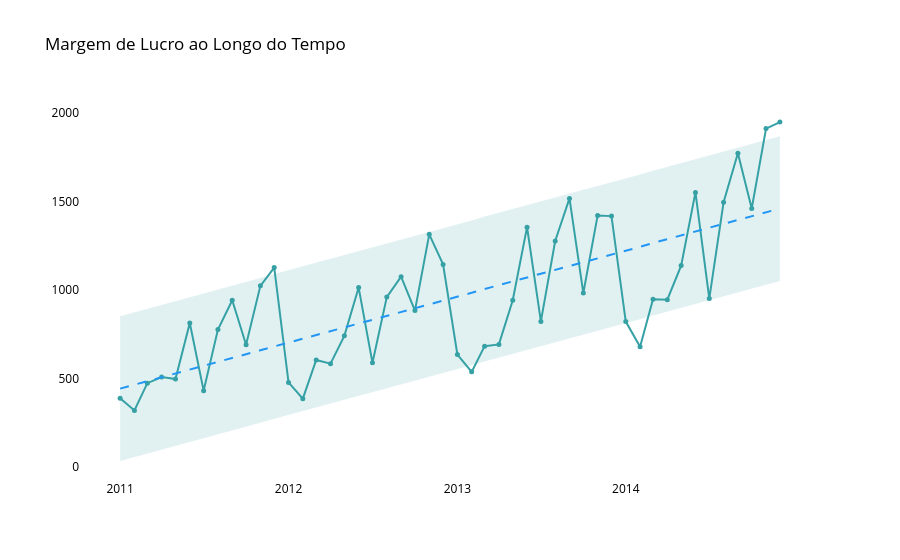

The notebook cell saved with this chart:
### Code cell
grafico_margem_de_lucro_vs_tempo = valor_margem_de_lucro_pelo_tempo.copy()
grafico_margem_de_lucro_vs_tempo['Data Pedido'] = grafico_margem_de_lucro_vs_tempo['Data Pedido'].astype(str)
grafico_margem_de_lucro_vs_tempo = grafico_margem_de_lucro_vs_tempo.sort_values('Data Pedido').reset_index(drop=True)
grafico_comprimento_eixo_x = np.arange(len(grafico_margem_de_lucro_vs_tempo))
dimenção_y = grafico_margem_de_lucro_vs_tempo['Margem Lucro'].values

# Regressão linear
constante_eixo_x = sm.add_constant(grafico_comprimento_eixo_x)
modelo = sm.OLS(dimenção_y, constante_eixo_x).fit()
linha_regressao = modelo.predict(constante_eixo_x)

# Desvio padrão e bandas
desvio_padrao = np.std(dimenção_y)
banda_superior = linha_regressao + 1 * desvio_padrao
banda_inferior = linha_regressao - 1 * desvio_padrao

# Tendência
inclinacao = modelo.params[1]
tendencia = 'Crescendo ↑' if inclinacao > 0 else 'Decrescendo ↓' if inclinacao < 0 else 'Estável →'

# Antes de criar o go.Figure()
datas_completas = grafico_margem_de_lucro_vs_tempo['Data Pedido'].tolist()

eixo_x_labels = grafico_margem_de_lucro_vs_tempo['Data Pedido'].tolist()

# Mostra só o ano em janeiro, vazio nos outros meses
eixo_x_ticks = [label[:4] if label.endswith('-01') else '' for label in eixo_x_labels]
figura = go.Figure()

# Banda Superior — esconde no hover
figura.add_trace(go.Scatter(
    x=eixo_x_labels, y=banda_superior,
    line=dict(width=0), showlegend=False, name='Banda Superior',
    hoverinfo='skip'
))

# Banda Inferior — esconde no hover
figura.add_trace(go.Scatter(
    x=eixo_x_labels, y=banda_inferior,
    fill='tonexty', fillcolor='rgba(53,161,165,0.15)',
    line=dict(width=0), name='±1 Desvio Padrão',
    hoverinfo='skip'
))

# Margem de Lucro — mostra mês/ano e valor
figura.add_trace(go.Scatter(
    x=eixo_x_labels, y=dimenção_y,
    mode='lines+markers',
    name='Margem de Lucro',
    line=dict(color='#35a1a5', width=2),
    marker=dict(size=5),
    customdata=datas_completas,
    hovertemplate='%{customdata}<br>Margem: %{y:.2f}<extra></extra>'
))

# Regressão — mostra só a tendência
figura.add_trace(go.Scatter(
    x=eixo_x_labels, y=linha_regressao,
    mode='lines',
    name=f'Tendência: {tendencia}',
    line=dict(color='#2196f3', width=2, dash='dash'),
    hoverinfo='skip'
))

figura.update_layout(
    title='Margem de Lucro ao Longo do Tempo',
    xaxis=dict(
        tickangle=0,
        tickvals=eixo_x_labels,
        ticktext=eixo_x_ticks,
        showgrid=False,
        tickfont=dict(color='black')
    ),
    yaxis=dict(
        showgrid=True,
        tickfont=dict(color='black')
    ),
    hovermode='x unified',
    showlegend=False,
    plot_bgcolor='rgba(33, 150, 243, 0)',   # #2196f3 com 40% transparência
    paper_bgcolor='rgba(33, 150, 243, 0)',
    font=dict(color='black'),         # todas as letras pretas
    hoverlabel=dict(
        bgcolor='white',
        font=dict(color='black')
    ),
    modebar_remove=['zoom', 'pan', 'select', 'lasso2d', 'zoomIn2d', 'zoomOut2d', 'autoScale2d', 'resetScale2d', 'toImage']
)



figura.show()

# Exportar HTML para o GitHub
figura.write_html(
    'margem_lucro.html',
    include_plotlyjs='cdn',
    config={'responsive': True},
    full_html=True,
    post_script="""
        document.body.style.backgroundColor = 'rgba(33, 150, 243, 0.25)';
        document.body.style.margin = '0';
        document.body.style.padding = '0';
    """
)

### Figure 1 — Plotly figure (JSON) as saved in the notebook; plotly's stock layout.template omitted (floating-point values rounded to 4 significant figures)
{"data": [{"hoverinfo": "skip", "line": {"width": 0}, "name": "Banda Superior", "showlegend": false, "type": "scatter", "x": ["2011-01", "2011-02", "2011-03", "2011-04", "2011-05", "2011-06", "2011-07", "2011-08", "2011-09", "2011-10", "2011-11", "2011-12", "2012-01", "2012-02", "2012-03", "2012-04", "2012-05", "2012-06", "2012-07", "2012-08", "2012-09", "2012-10", "2012-11", "2012-12", "2013-01", "2013-02", "2013-03", "2013-04", "2013-05", "2013-06", "2013-07", "2013-08", "2013-09", "2013-10", "2013-11", "2013-12", "2014-01", "2014-02", "2014-03", "2014-04", "2014-05", "2014-06", "2014-07", "2014-08", "2014-09", "2014-10", "2014-11", "2014-12"], "y": [852.2, 873.9, 895.5, 917.1, 938.7, 960.3, 982.0, 1004.0, 1025.0, 1047.0, 1068.0, 1090.0, 1112.0, 1133.0, 1155.0, 1177.0, 1198.0, 1220.0, 1241.0, 1263.0, 1285.0, 1306.0, 1328.0, 1350.0, 1371.0, 1393.0, 1414.0, 1436.0, 1458.0, 1479.0, 1501.0, 1522.0, 1544.0, 1566.0, 1587.0, 1609.0, 1631.0, 1652.0, 1674.0, 1695.0, 1717.0, 1739.0, 1760.0, 1782.0, 1804.0, 1825.0, 1847.0, 1868.0]}, {"fill": "tonexty", "fillcolor": "rgba(53,161,165,0.15)", "hoverinfo": "skip", "line": {"width": 0}, "name": "±1 Desvio Padrão", "type": "scatter", "x": ["2011-01", "2011-02", "2011-03", "2011-04", "2011-05", "2011-06", "2011-07", "2011-08", "2011-09", "2011-10", "2011-11", "2011-12", "2012-01", "2012-02", "2012-03", "2012-04", "2012-05", "2012-06", "2012-07", "2012-08", "2012-09", "2012-10", "2012-11", "2012-12", "2013-01", "2013-02", "2013-03", "2013-04", "2013-05", "2013-06", "2013-07", "2013-08", "2013-09", "2013-10", "2013-11", "2013-12", "2014-01", "2014-02", "2014-03", "2014-04", "2014-05", "2014-06", "2014-07", "2014-08", "2014-09", "2014-10", "2014-11", "2014-12"], "y": [35.23, 56.85, 78.48, 100.1, 121.7, 143.3, 165.0, 186.6, 208.2, 229.8, 251.4, 273.1, 294.7, 316.3, 337.9, 359.5, 381.2, 402.8, 424.4, 446.0, 467.7, 489.3, 510.9, 532.5, 554.1, 575.8, 597.4, 619.0, 640.6, 662.2, 683.9, 705.5, 727.1, 748.7, 770.4, 792.0, 813.6, 835.2, 856.8, 878.5, 900.1, 921.7, 943.3, 964.9, 986.6, 1008.0, 1030.0, 1051.0]}, {"customdata": ["2011-01", "2011-02", "2011-03", "2011-04", "2011-05", "2011-06", "2011-07", "2011-08", "2011-09", "2011-10", "2011-11", "2011-12", "2012-01", "2012-02", "2012-03", "2012-04", "2012-05", "2012-06", "2012-07", "2012-08", "2012-09", "2012-10", "2012-11", "2012-12", "2013-01", "2013-02", "2013-03", "2013-04", "2013-05", "2013-06", "2013-07", "2013-08", "2013-09", "2013-10", "2013-11", "2013-12", "2014-01", "2014-02", "2014-03", "2014-04", "2014-05", "2014-06", "2014-07", "2014-08", "2014-09", "2014-10", "2014-11", "2014-12"], "hovertemplate": "%{customdata}<br>Margem: %{y:.2f}<extra></extra>", "line": {"color": "#35a1a5", "width": 2}, "marker": {"size": 5}, "mode": "lines+markers", "name": "Margem de Lucro", "type": "scatter", "x": ["2011-01", "2011-02", "2011-03", "2011-04", "2011-05", "2011-06", "2011-07", "2011-08", "2011-09", "2011-10", "2011-11", "2011-12", "2012-01", "2012-02", "2012-03", "2012-04", "2012-05", "2012-06", "2012-07", "2012-08", "2012-09", "2012-10", "2012-11", "2012-12", "2013-01", "2013-02", "2013-03", "2013-04", "2013-05", "2013-06", "2013-07", "2013-08", "2013-09", "2013-10", "2013-11", "2013-12", "2014-01", "2014-02", "2014-03", "2014-04", "2014-05", "2014-06", "2014-07", "2014-08", "2014-09", "2014-10", "2014-11", "2014-12"], "y": [389.5, 320.4, 474.6, 508.9, 497.9, 814.1, 432.1, 776.8, 942.2, 691.4, 1024.0, 1127.0, 478.6, 386.9, 605.6, 584.6, 741.6, 1014.0, 589.3, 960.1, 1075.0, 883.9, 1314.0, 1145.0, 636.1, 538.3, 683.3, 693.3, 942.7, 1355.0, 823.0, 1277.0, 1517.0, 983.1, 1421.0, 1417.0, 821.8, 679.6, 948.3, 945.9, 1138.0, 1551.0, 951.7, 1495.0, 1772.0, 1460.0, 1911.0, 1948.0]}, {"hoverinfo": "skip", "line": {"color": "#2196f3", "dash": "dash", "width": 2}, "mode": "lines", "name": "Tendência: Crescendo ↑", "type": "scatter", "x": ["2011-01", "2011-02", "2011-03", "2011-04", "2011-05", "2011-06", "2011-07", "2011-08", "2011-09", "2011-10", "2011-11", "2011-12", "2012-01", "2012-02", "2012-03", "2012-04", "2012-05", "2012-06", "2012-07", "2012-08", "2012-09", "2012-10", "2012-11", "2012-12", "2013-01", "2013-02", "2013-03", "2013-04", "2013-05", "2013-06", "2013-07", "2013-08", "2013-09", "2013-10", "2013-11", "2013-12", "2014-01", "2014-02", "2014-03", "2014-04", "2014-05", "2014-06", "2014-07", "2014-08", "2014-09", "2014-10", "2014-11", "2014-12"], "y": [443.7, 465.4, 487.0, 508.6, 530.2, 551.8, 573.5, 595.1, 616.7, 638.3, 659.9, 681.6, 703.2, 724.8, 746.4, 768.1, 789.7, 811.3, 832.9, 854.5, 876.2, 897.8, 919.4, 941.0, 962.6, 984.3, 1006.0, 1028.0, 1049.0, 1071.0, 1092.0, 1114.0, 1136.0, 1157.0, 1179.0, 1200.0, 1222.0, 1244.0, 1265.0, 1287.0, 1309.0, 1330.0, 1352.0, 1373.0, 1395.0, 1417.0, 1438.0, 1460.0]}], "layout": {"font": {"color": "black"}, "hoverlabel": {"bgcolor": "white", "font": {"color": "black"}}, "hovermode": "x unified", "modebar": {"remove": ["zoom", "pan", "select", "lasso2d", "zoomIn2d", "zoomOut2d", "autoScale2d", "resetScale2d", "toImage"]}, "paper_bgcolor": "rgba(33, 150, 243, 0)", "plot_bgcolor": "rgba(33, 150, 243, 0)", "showlegend": false, "title": {"text": "Margem de Lucro ao Longo do Tempo"}, "xaxis": {"showgrid": false, "tickangle": 0, "tickfont": {"color": "black"}, "ticktext": ["2011", "", "", "", "", "", "", "", "", "", "", "", "2012", "", "", "", "", "", "", "", "", "", "", "", "2013", "", "", "", "", "", "", "", "", "", "", "", "2014", "", "", "", "", "", "", "", "", "", "", ""], "tickvals": ["2011-01", "2011-02", "2011-03", "2011-04", "2011-05", "2011-06", "2011-07", "2011-08", "2011-09", "2011-10", "2011-11", "2011-12", "2012-01", "2012-02", "2012-03", "2012-04", "2012-05", "2012-06", "2012-07", "2012-08", "2012-09", "2012-10", "2012-11", "2012-12", "2013-01", "2013-02", "2013-03", "2013-04", "2013-05", "2013-06", "2013-07", "2013-08", "2013-09", "2013-10", "2013-11", "2013-12", "2014-01", "2014-02", "2014-03", "2014-04", "2014-05", "2014-06", "2014-07", "2014-08", "2014-09", "2014-10", "2014-11", "2014-12"]}, "yaxis": {"showgrid": true, "tickfont": {"color": "black"}}}}
